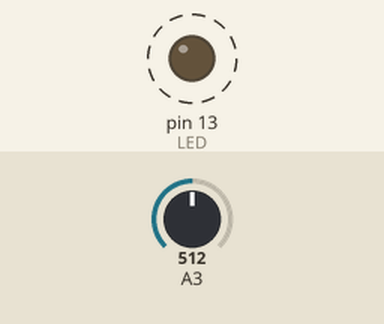
Bench run of a sketch on a simulated Arduino Uno, built with avr-gcc and run on an emulated ATmega328P. On the bench: output pins drawn as LEDs (lit = HIGH). Dashed ring = blinking. The inputs (shaded band) are chosen by the test bench; at power-on: A3 = 512.

Above: at 1.8 s.
1.9 s: A3 set to 0
At 2.5 s:
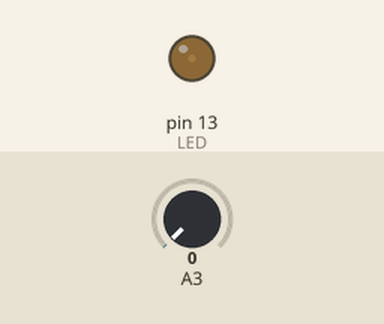
3.6 s: A3 set to 122
At 3.9 s:
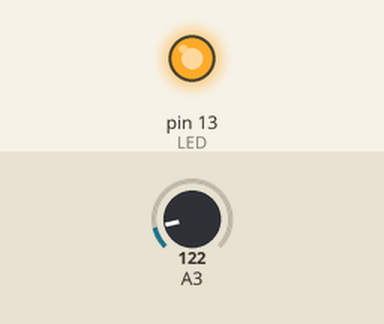
Timing chart, 0 to 13.1 s (numbered marks = the images above; inputs shaded):
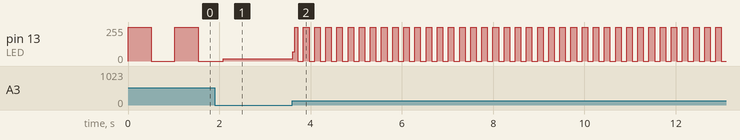

Measured:
- after the input at 3.6 s, pin 13 (LED): 16/255 → 68/255 at once, then moves between 0/255 and 255/255, repeating every 0.24 s
- by itself, pin 13 (LED): alternates 255/255 for 0.51 s and 0/255 for 0.51 s

The sketch:

Example06A.ino
```cpp
// Example06A: アナログ入力の値に応じてLEDの点滅レートが変化

const int LED = 13;
int val = 0;

void setup() {
  pinMode(LED, OUTPUT);
  // NOTE: アナログピンは自動的に入力として設定される．
}

void loop() {
  val = analogRead(3);

  digitalWrite(LED, HIGH);
  delay(val);

  digitalWrite(LED, LOW);
  delay(val);
}
```
